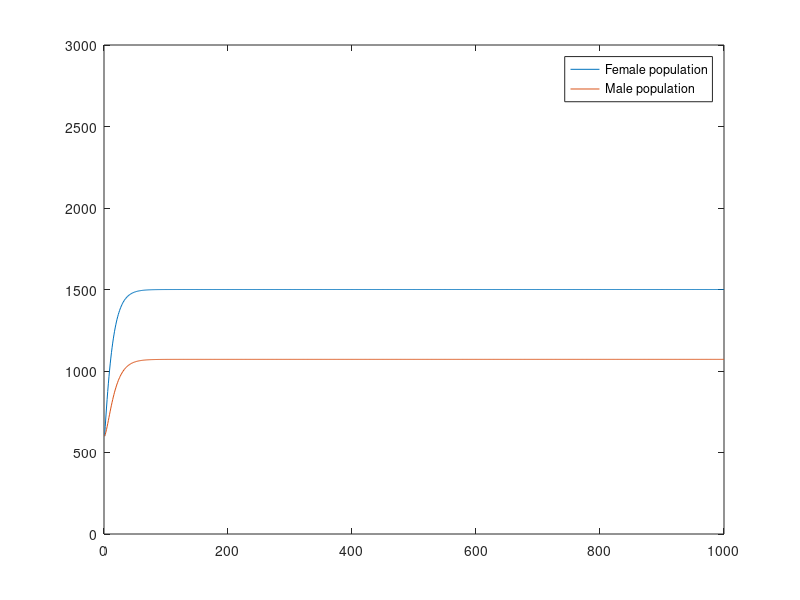

Here is the MATLAB script that generated this plot:
f(1)=600;
m(1)=600;
birth=0.6;
death=0.1;
k1=300;
k2=250;
k=k1+k2;
for n = 2:1000
     f(n) = f(n-1) + (birth)*(k1/(k1+f(n-1)))*f(n-1)-death*f(n-1);
    m(n) = m(n-1) + (birth)*(1-k1/(k1+f(n-1)))*(k2/(k2+f(n-1)))*f(n-1)-death*m(n-1);
end
plot(f)
ylim([0 3000])
hold on
plot(m)
xlim([0 1000])
legend('Female population','Male population')